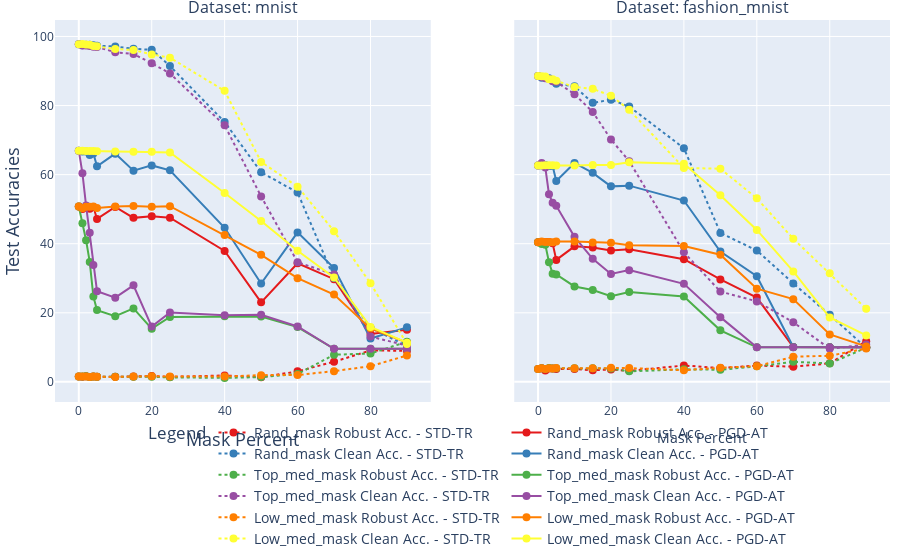

This figure's notebook cell:
### Code cell
import pandas as pd
import plotly.graph_objects as go
from plotly.subplots import make_subplots
import plotly.express as px

# Step 1: Read the CSV file
file_path = 'tmp/Gate_masking_experiments.csv'
df = pd.read_csv(file_path)

# Ensure numeric conversion of Y-columns
y_columns = ['Rand_mask Robust Acc.', 'Rand_mask Clean Acc.', 'Top_med_mask Robust Acc.', 'Top_med_mask Clean Acc.','Low_med_mask Robust Acc.','Low_med_mask Clean Acc.']
df[y_columns] = df[y_columns].apply(pd.to_numeric)

# Define line dash styles for each Train Type
line_dashes = {
    'PGD-AT': 'solid', 
    'STD-TR': 'dot',
}

# Get unique values from the 'Train Type' and 'Dataset' columns
unique_datasets = df['Dataset'].unique()
unique_train_types = df['Train Type'].unique()

# Define a color map for the y_columns
colors = px.colors.qualitative.Set1  # Using a qualitative color scale
color_map = {y_col: colors[i % len(colors)] for i, y_col in enumerate(y_columns)}

# Step 3: Create subplots for each unique dataset
fig = make_subplots(rows=1, cols=len(unique_datasets), shared_yaxes=True,
                    subplot_titles=[f"Dataset: {cat}" for cat in unique_datasets])

# Step 4: Add each Y-column to the corresponding subplot for each unique dataset
for i, dataset in enumerate(unique_datasets):
    filtered_df = df[df['Dataset'] == dataset]  # Filter data for each dataset
    for y_col in y_columns:
        for train_type in unique_train_types:
            train_type_filtered_df = filtered_df[filtered_df['Train Type'] == train_type]  # Filter by train type
            if not train_type_filtered_df.empty:  # Check if the filtered DataFrame is not empty
                trace_name = f"{y_col} - {train_type}"
                fig.add_trace(go.Scatter(
                    x=train_type_filtered_df['Mask Percent'],
                    y=train_type_filtered_df[y_col],
                    mode='lines+markers',  # Lines and markers
                    name=trace_name,  # Name for the trace
                    line=dict(dash=line_dashes[train_type], color=color_map[y_col]),  # Set line dash style and color
                    marker=dict(size=8),    # Set marker size
                    showlegend=True if i == 0 else False  # Show legend only once
                ), row=1, col=i+1)  # Add trace to the corresponding subplot
    
    # Set x-axis and y-axis titles
    fig.update_xaxes(title_text="Mask Percent", row=1, col=i+1)
    # fig.update_yaxes(title_text="Accuracies", row=1, col=i+1)

# Step 5: Customize layout
fig.update_layout(
    legend_title_text='Legend',
    xaxis_title="Mask Percent",
    yaxis_title="Test Accuracies",
    xaxis_title_font=dict(size=18),  # Set font size for the x-axis title
    yaxis_title_font=dict(size=18),
    legend=dict(
        orientation="h",  # Set legend orientation to horizontal
        yanchor="bottom",  # Anchor legend to the bottom
        y=-0.4,           # Set position below the plot area
        xanchor="center",  # Center the legend horizontally
        x=0.5,            # Position the legend in the center
        font=dict(size=14)
    ),
    margin=dict(t=20, b=5, l=20, r=10)
)

# Step 6: Show the plot
fig.show()

# Save the plot as a PDF file
fig.write_image("tmp/gate_masking_experiments_all.pdf", engine="kaleido",width=1200)

### Figure 1 — Plotly figure (JSON) as saved in the notebook; plotly's stock layout.template omitted (floating-point values rounded to 4 significant figures)
{"data": [{"line": {"color": "rgb(228,26,28)", "dash": "dot"}, "marker": {"size": 8}, "mode": "lines+markers", "name": "Rand_mask Robust Acc. - STD-TR", "showlegend": true, "type": "scatter", "x": [0, 1, 2, 3, 4, 5, 10, 15, 20, 25, 40, 50, 60, 70, 80, 90], "xaxis": "x", "y": [1.56, 1.51, 1.6, 1.38, 1.56, 1.46, 1.46, 1.56, 1.67, 1.44, 1.86, 1.34, 3.04, 5.83, 9.09, 9], "yaxis": "y"}, {"line": {"color": "rgb(228,26,28)", "dash": "solid"}, "marker": {"size": 8}, "mode": "lines+markers", "name": "Rand_mask Robust Acc. - PGD-AT", "showlegend": true, "type": "scatter", "x": [0, 1, 2, 3, 4, 5, 10, 15, 20, 25, 40, 50, 60, 70, 80, 90], "xaxis": "x", "y": [50.78, 50.03, 50.48, 50.11, 50.61, 47.18, 50.63, 47.48, 47.93, 47.54, 37.92, 23.02, 34.33, 29.73, 13.86, 15.06], "yaxis": "y"}, {"line": {"color": "rgb(55,126,184)", "dash": "dot"}, "marker": {"size": 8}, "mode": "lines+markers", "name": "Rand_mask Clean Acc. - STD-TR", "showlegend": true, "type": "scatter", "x": [0, 1, 2, 3, 4, 5, 10, 15, 20, 25, 40, 50, 60, 70, 80, 90], "xaxis": "x", "y": [97.76, 97.45, 97.63, 97.61, 97.44, 97.34, 97.09, 96.41, 96.15, 91.44, 75.24, 60.7, 54.82, 30.05, 15.68, 10.35], "yaxis": "y"}, {"line": {"color": "rgb(55,126,184)", "dash": "solid"}, "marker": {"size": 8}, "mode": "lines+markers", "name": "Rand_mask Clean Acc. - PGD-AT", "showlegend": true, "type": "scatter", "x": [0, 1, 2, 3, 4, 5, 10, 15, 20, 25, 40, 50, 60, 70, 80, 90], "xaxis": "x", "y": [66.93, 66.69, 66.73, 65.65, 66.15, 62.39, 66.08, 61.15, 62.67, 61.25, 44.6, 28.46, 43.28, 32.95, 12.57, 15.78], "yaxis": "y"}, {"line": {"color": "rgb(77,175,74)", "dash": "dot"}, "marker": {"size": 8}, "mode": "lines+markers", "name": "Top_med_mask Robust Acc. - STD-TR", "showlegend": true, "type": "scatter", "x": [0, 1, 2, 3, 4, 5, 10, 15, 20, 25, 40, 50, 60, 70, 80, 90], "xaxis": "x", "y": [1.56, 1.54, 1.61, 1.39, 1.56, 1.49, 1.49, 1.51, 1.47, 1.31, 1.15, 1.38, 2.26, 7.86, 8.2, 11.62], "yaxis": "y"}, {"line": {"color": "rgb(77,175,74)", "dash": "solid"}, "marker": {"size": 8}, "mode": "lines+markers", "name": "Top_med_mask Robust Acc. - PGD-AT", "showlegend": true, "type": "scatter", "x": [0, 1, 2, 3, 4, 5, 10, 15, 20, 25, 40, 50, 60, 70, 80, 90], "xaxis": "x", "y": [50.78, 45.89, 41, 34.74, 24.7, 20.78, 18.99, 21.26, 15.39, 18.78, 19, 18.95, 15.87, 9.58, 9.58, 9.58], "yaxis": "y"}, {"line": {"color": "rgb(152,78,163)", "dash": "dot"}, "marker": {"size": 8}, "mode": "lines+markers", "name": "Top_med_mask Clean Acc. - STD-TR", "showlegend": true, "type": "scatter", "x": [0, 1, 2, 3, 4, 5, 10, 15, 20, 25, 40, 50, 60, 70, 80, 90], "xaxis": "x", "y": [97.76, 97.41, 97.39, 97.21, 97.03, 96.94, 95.45, 94.91, 92.26, 89.28, 74.27, 53.69, 34.66, 31.08, 13.12, 10.5], "yaxis": "y"}, {"line": {"color": "rgb(152,78,163)", "dash": "solid"}, "marker": {"size": 8}, "mode": "lines+markers", "name": "Top_med_mask Clean Acc. - PGD-AT", "showlegend": true, "type": "scatter", "x": [0, 1, 2, 3, 4, 5, 10, 15, 20, 25, 40, 50, 60, 70, 80, 90], "xaxis": "x", "y": [66.93, 60.41, 51.04, 43.14, 33.83, 26.25, 24.37, 27.96, 16.01, 20.11, 19.29, 19.42, 16.03, 9.58, 9.58, 9.58], "yaxis": "y"}, {"line": {"color": "rgb(255,127,0)", "dash": "dot"}, "marker": {"size": 8}, "mode": "lines+markers", "name": "Low_med_mask Robust Acc. - STD-TR", "showlegend": true, "type": "scatter", "x": [0, 1, 2, 3, 4, 5, 10, 15, 20, 25, 40, 50, 60, 70, 80, 90], "xaxis": "x", "y": [1.56, 1.52, 1.58, 1.38, 1.57, 1.46, 1.43, 1.57, 1.63, 1.52, 1.53, 1.95, 1.98, 3.11, 4.53, 7.64], "yaxis": "y"}, {"line": {"color": "rgb(255,127,0)", "dash": "solid"}, "marker": {"size": 8}, "mode": "lines+markers", "name": "Low_med_mask Robust Acc. - PGD-AT", "showlegend": true, "type": "scatter", "x": [0, 1, 2, 3, 4, 5, 10, 15, 20, 25, 40, 50, 60, 70, 80, 90], "xaxis": "x", "y": [50.78, 50.27, 50.7, 50.68, 50.8, 50.31, 50.76, 50.92, 50.68, 50.86, 42.51, 36.78, 30.03, 25.26, 15.49, 11.36], "yaxis": "y"}, {"line": {"color": "rgb(255,255,51)", "dash": "dot"}, "marker": {"size": 8}, "mode": "lines+markers", "name": "Low_med_mask Clean Acc. - STD-TR", "showlegend": true, "type": "scatter", "x": [0, 1, 2, 3, 4, 5, 10, 15, 20, 25, 40, 50, 60, 70, 80, 90], "xaxis": "x", "y": [97.76, 97.79, 97.7, 97.59, 97.26, 97.14, 96.35, 96.08, 94.81, 93.84, 84.26, 63.69, 56.51, 43.64, 28.53, 10.97], "yaxis": "y"}, {"line": {"color": "rgb(255,255,51)", "dash": "solid"}, "marker": {"size": 8}, "mode": "lines+markers", "name": "Low_med_mask Clean Acc. - PGD-AT", "showlegend": true, "type": "scatter", "x": [0, 1, 2, 3, 4, 5, 10, 15, 20, 25, 40, 50, 60, 70, 80, 90], "xaxis": "x", "y": [66.93, 66.9, 66.81, 66.81, 66.85, 66.79, 66.69, 66.62, 66.59, 66.42, 54.7, 46.58, 37.97, 30.21, 15.91, 11.35], "yaxis": "y"}, {"line": {"color": "rgb(228,26,28)", "dash": "dot"}, "marker": {"size": 8}, "mode": "lines+markers", "name": "Rand_mask Robust Acc. - STD-TR", "showlegend": false, "type": "scatter", "x": [0, 1, 2, 3, 4, 5, 10, 15, 20, 25, 40, 50, 60, 70, 80, 90], "xaxis": "x2", "y": [3.74, 3.94, 3.3, 3.86, 3.84, 3.72, 3.72, 3.38, 3.56, 3.19, 4.74, 3.99, 4.71, 4.41, 5.36, 11.79], "yaxis": "y2"}, {"line": {"color": "rgb(228,26,28)", "dash": "solid"}, "marker": {"size": 8}, "mode": "lines+markers", "name": "Rand_mask Robust Acc. - PGD-AT", "showlegend": false, "type": "scatter", "x": [0, 1, 2, 3, 4, 5, 10, 15, 20, 25, 40, 50, 60, 70, 80, 90], "xaxis": "x2", "y": [40.41, 40.52, 40.46, 40.49, 40.15, 35.31, 39.23, 38.9, 38.02, 38.4, 35.5, 29.65, 24.4, 10.06, 10, 10], "yaxis": "y2"}, {"line": {"color": "rgb(55,126,184)", "dash": "dot"}, "marker": {"size": 8}, "mode": "lines+markers", "name": "Rand_mask Clean Acc. - STD-TR", "showlegend": false, "type": "scatter", "x": [0, 1, 2, 3, 4, 5, 10, 15, 20, 25, 40, 50, 60, 70, 80, 90], "xaxis": "x2", "y": [88.58, 88.05, 88.04, 87.9, 87.22, 86.3, 85.56, 80.78, 81.71, 79.71, 67.67, 43.13, 38.04, 28.51, 19.4, 9.84], "yaxis": "y2"}, {"line": {"color": "rgb(55,126,184)", "dash": "solid"}, "marker": {"size": 8}, "mode": "lines+markers", "name": "Rand_mask Clean Acc. - PGD-AT", "showlegend": false, "type": "scatter", "x": [0, 1, 2, 3, 4, 5, 10, 15, 20, 25, 40, 50, 60, 70, 80, 90], "xaxis": "x2", "y": [62.64, 62.67, 62.8, 62.5, 62.52, 58.15, 63.39, 60.51, 56.6, 56.81, 52.51, 37.75, 30.58, 10.13, 10, 10], "yaxis": "y2"}, {"line": {"color": "rgb(77,175,74)", "dash": "dot"}, "marker": {"size": 8}, "mode": "lines+markers", "name": "Top_med_mask Robust Acc. - STD-TR", "showlegend": false, "type": "scatter", "x": [0, 1, 2, 3, 4, 5, 10, 15, 20, 25, 40, 50, 60, 70, 80, 90], "xaxis": "x2", "y": [3.74, 3.96, 3.74, 4.01, 3.85, 3.96, 3.91, 3.92, 3.89, 3.04, 3.64, 3.5, 4.51, 5.8, 5.34, 9.87], "yaxis": "y2"}, {"line": {"color": "rgb(77,175,74)", "dash": "solid"}, "marker": {"size": 8}, "mode": "lines+markers", "name": "Top_med_mask Robust Acc. - PGD-AT", "showlegend": false, "type": "scatter", "x": [0, 1, 2, 3, 4, 5, 10, 15, 20, 25, 40, 50, 60, 70, 80, 90], "xaxis": "x2", "y": [40.41, 39.95, 39.68, 34.63, 31.33, 31.1, 27.63, 26.62, 24.8, 26.02, 24.71, 14.92, 10, 10, 10, 10], "yaxis": "y2"}, {"line": {"color": "rgb(152,78,163)", "dash": "dot"}, "marker": {"size": 8}, "mode": "lines+markers", "name": "Top_med_mask Clean Acc. - STD-TR", "showlegend": false, "type": "scatter", "x": [0, 1, 2, 3, 4, 5, 10, 15, 20, 25, 40, 50, 60, 70, 80, 90], "xaxis": "x2", "y": [88.58, 88.3, 87.9, 87.65, 87.07, 86.89, 83.28, 78.14, 70.18, 63.9, 37.53, 26.15, 23.3, 17.24, 9.58, 10.81], "yaxis": "y2"}, {"line": {"color": "rgb(152,78,163)", "dash": "solid"}, "marker": {"size": 8}, "mode": "lines+markers", "name": "Top_med_mask Clean Acc. - PGD-AT", "showlegend": false, "type": "scatter", "x": [0, 1, 2, 3, 4, 5, 10, 15, 20, 25, 40, 50, 60, 70, 80, 90], "xaxis": "x2", "y": [62.64, 63.39, 62.05, 54.34, 51.85, 50.97, 41.98, 35.62, 31.26, 32.35, 28.38, 18.74, 10, 10, 10, 10], "yaxis": "y2"}, {"line": {"color": "rgb(255,127,0)", "dash": "dot"}, "marker": {"size": 8}, "mode": "lines+markers", "name": "Low_med_mask Robust Acc. - STD-TR", "showlegend": false, "type": "scatter", "x": [0, 1, 2, 3, 4, 5, 10, 15, 20, 25, 40, 50, 60, 70, 80, 90], "xaxis": "x2", "y": [3.74, 3.93, 3.75, 3.93, 3.84, 3.99, 3.95, 3.92, 4.07, 3.99, 3.37, 4.08, 4.54, 7.29, 7.56, 9.67], "yaxis": "y2"}, {"line": {"color": "rgb(255,127,0)", "dash": "solid"}, "marker": {"size": 8}, "mode": "lines+markers", "name": "Low_med_mask Robust Acc. - PGD-AT", "showlegend": false, "type": "scatter", "x": [0, 1, 2, 3, 4, 5, 10, 15, 20, 25, 40, 50, 60, 70, 80, 90], "xaxis": "x2", "y": [40.41, 40.64, 40.47, 40.51, 40.41, 40.65, 40.62, 40.38, 40.3, 39.56, 39.35, 36.8, 26.98, 23.95, 13.74, 10.27], "yaxis": "y2"}, {"line": {"color": "rgb(255,255,51)", "dash": "dot"}, "marker": {"size": 8}, "mode": "lines+markers", "name": "Low_med_mask Clean Acc. - STD-TR", "showlegend": false, "type": "scatter", "x": [0, 1, 2, 3, 4, 5, 10, 15, 20, 25, 40, 50, 60, 70, 80, 90], "xaxis": "x2", "y": [88.58, 88.48, 88.44, 87.59, 87.58, 87.18, 85.37, 84.85, 82.85, 78.76, 61.94, 61.71, 53.14, 41.43, 31.42, 21.16], "yaxis": "y2"}, {"line": {"color": "rgb(255,255,51)", "dash": "solid"}, "marker": {"size": 8}, "mode": "lines+markers", "name": "Low_med_mask Clean Acc. - PGD-AT", "showlegend": false, "type": "scatter", "x": [0, 1, 2, 3, 4, 5, 10, 15, 20, 25, 40, 50, 60, 70, 80, 90], "xaxis": "x2", "y": [62.64, 62.62, 62.72, 62.73, 62.71, 62.66, 62.64, 62.79, 62.76, 63.6, 63.16, 54.03, 43.98, 31.98, 18.63, 13.44], "yaxis": "y2"}], "layout": {"annotations": [{"font": {"size": 16}, "showarrow": false, "text": "Dataset: mnist", "x": 0.225, "xanchor": "center", "xref": "paper", "y": 1, "yanchor": "bottom", "yref": "paper"}, {"font": {"size": 16}, "showarrow": false, "text": "Dataset: fashion_mnist", "x": 0.775, "xanchor": "center", "xref": "paper", "y": 1, "yanchor": "bottom", "yref": "paper"}], "legend": {"font": {"size": 14}, "orientation": "h", "title": {"text": "Legend"}, "x": 0.5, "xanchor": "center", "y": -0.4, "yanchor": "bottom"}, "margin": {"b": 5, "l": 20, "r": 10, "t": 20}, "xaxis": {"anchor": "y", "domain": [0, 0.45], "title": {"font": {"size": 18}, "text": "Mask Percent"}}, "xaxis2": {"anchor": "y2", "domain": [0.55, 1], "title": {"text": "Mask Percent"}}, "yaxis": {"anchor": "x", "domain": [0, 1], "title": {"font": {"size": 18}, "text": "Test Accuracies"}}, "yaxis2": {"anchor": "x2", "domain": [0, 1], "matches": "y", "showticklabels": false}}}
